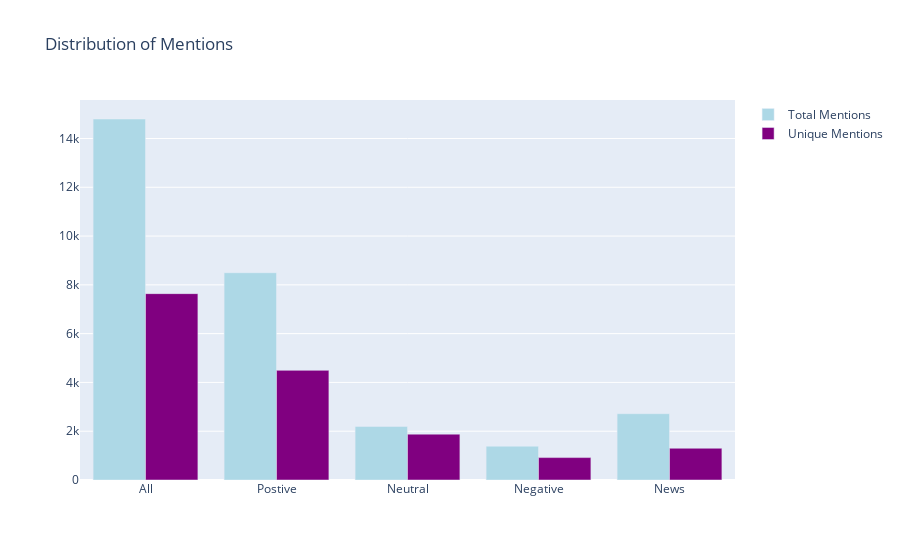

The code cell stored with this chart in its notebook:
### Markdown cell above
### Mentions analysis

### Code cell
# Bargraph representation of the mention
mentions =['All', 'Postive', 'Neutral', 'Negative', 'News']

fig = go.Figure(data=[
    go.Bar(name='Total Mentions', x=mentions, y=[14799, 8497, 2198, 1386, 2718],marker_color='lightblue'),
    go.Bar(name='Unique Mentions', x=mentions, y=[7640, 4495, 1880, 919, 1302], marker_color ='purple')
])
# Change the bar mode
fig.update_layout(barmode='group', title = "Distribution of Mentions")

fig.show()


# Get count of total mentions and  total unique mentions
print("Total number of mentions: \t\t\t"+ str(len(mentions_list)))
print("Total number of unique mentions: \t\t"+ str(len(set(mentions_list))))

# Get count of mentions and unique mentions per sentiment
print("Total number of News mentions: \t\t\t"+ str(len(news_mentions)))
print("Total number of unique News mentions: \t\t"+ str(len(set(news_mentions))))

print("Total number of Positve mentions: \t\t"+ str(len(pos_mentions)))
print("Total number of unique Positive mentions: \t"+ str(len(set(pos_mentions))))

print("Total number of Neutral mentions: \t\t"+ str(len(neutral_mentions)))
print("Total number of unique Neutral mentions: \t"+ str(len(set(neutral_mentions))))

print("Total number of Negative mentions: \t\t"+ str(len(neg_mentions)))
print("Total number of unique Negative mentions: \t"+ str(len(set(neg_mentions))))

# Count of common mentions
common_mentions = set(pos_mentions) & set(news_mentions) & set(neg_mentions) & set(neutral_mentions)
print("Total number of Common mentions: \t\t"+ str(len(common_mentions)))

### Figure 1 — Plotly figure (JSON) as saved in the notebook; plotly's stock layout.template omitted (floating-point values rounded to 4 significant figures)
{"data": [{"marker": {"color": "lightblue"}, "name": "Total Mentions", "type": "bar", "x": ["All", "Postive", "Neutral", "Negative", "News"], "y": [14799, 8497, 2198, 1386, 2718]}, {"marker": {"color": "purple"}, "name": "Unique Mentions", "type": "bar", "x": ["All", "Postive", "Neutral", "Negative", "News"], "y": [7640, 4495, 1880, 919, 1302]}], "layout": {"barmode": "group", "title": {"text": "Distribution of Mentions"}}}
